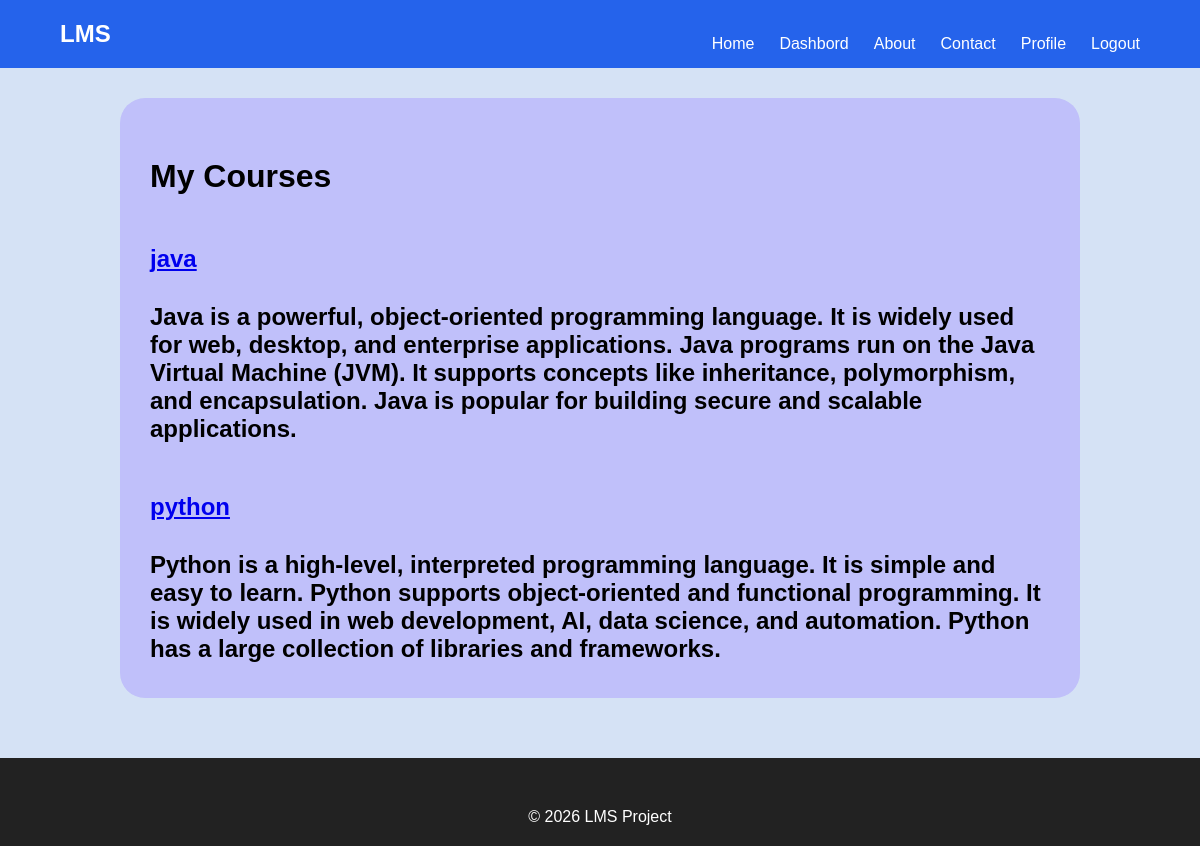
/accounts/instructor/courses (signed in), run on an earlier commit of the app's database.
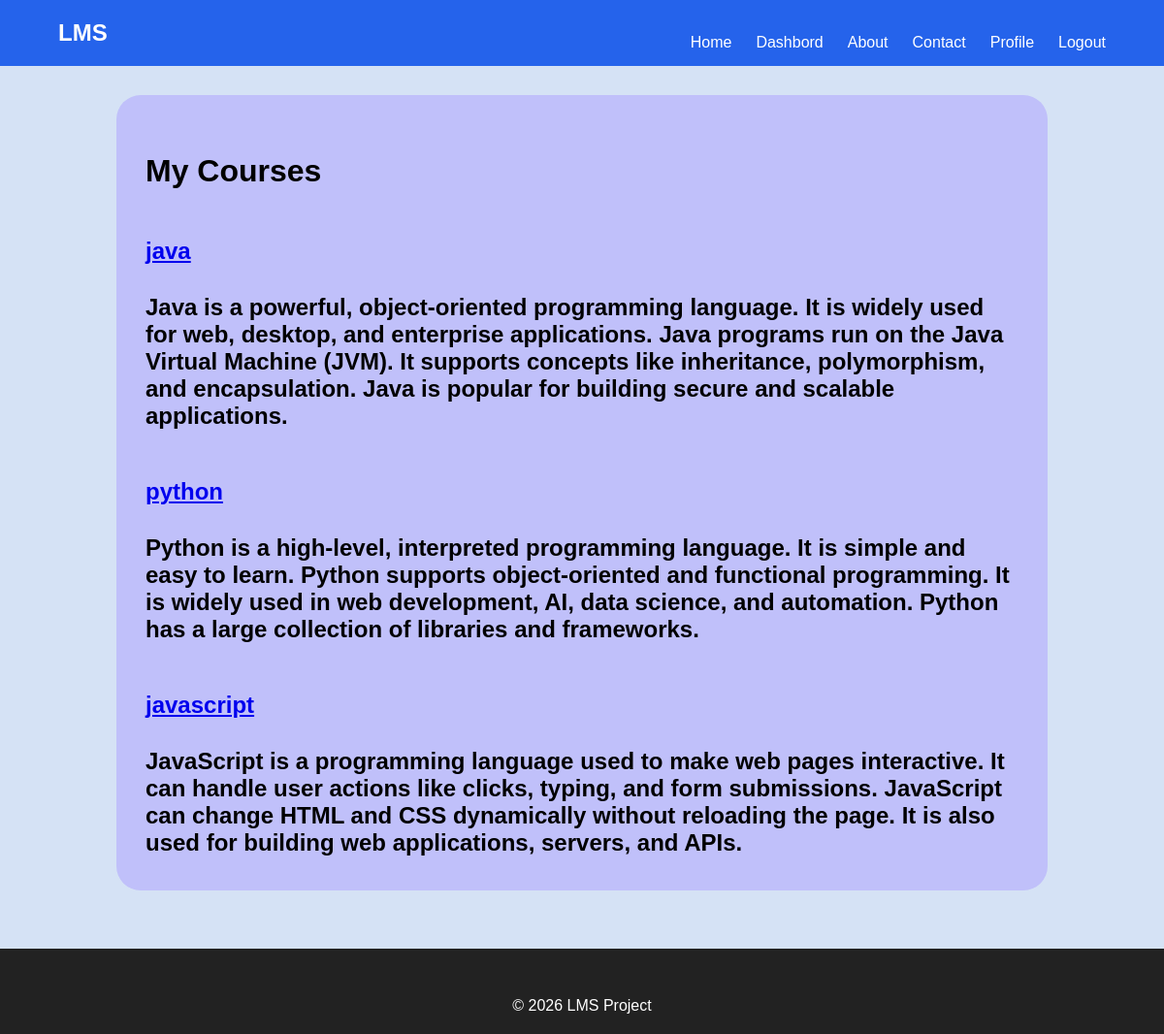
And on a later commit of the database.
### courses/models.py (models this page shows, shortened)
class Course(models.Model):
    title=models.CharField(max_length=200)
    description = models.TextField()
    instructor =models.ForeignKey(
        User,
        on_delete = models.CASCADE,
        related_name='course'
    )
    created_at = models.DateTimeField(auto_now_add = True)

### accounts/views.py (the view)
def instructor_courses(request):
    courses=Course.objects.filter(instructor =request.user)
    return render(
        request,
        "instructor/courses.html",
        {"courses":courses}
    )

### templates/instructor/courses.html
{% extends "base.html" %}
{% load static %}
{% block extra_css %}
<link rel="stylesheet" href="{% static 'css/subtitle.css' %}">
{% endblock %}
{% block content %}
<div class="course-container">
<h1>My Courses</h1>
{% for course in courses %}
<div class="course-card">
    <h2>
        <a href="{% url 'courses:course_detail' course.id %}">
        {{ course.title}}
    </a>
    <p>{{course.description}}</p>
</div>
{% empty %}
<p>You have not created any courses yet</p>
</div>
{% endfor %}
{% endblock %}

What changed in the data, as far as the page shows it:
added Course: title "javascript", description "JavaScript is a programming language used to make web pages interactive. It can handle user actions like clicks, typing, and form submissions. JavaScript can change HTML and CSS dynamically without reloading the page. It is also used for building web applications, servers, and APIs."
